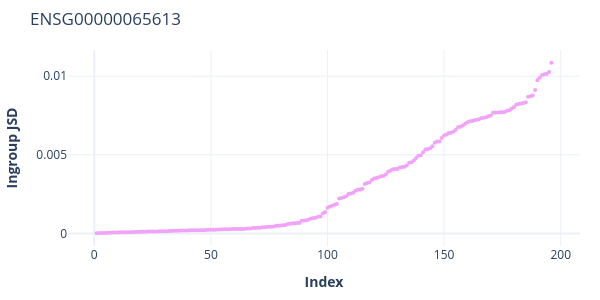

Notebook source saved alongside this figure:
### Code cell
# Create the scatter plot
fig1 = go.Figure()

# # Add ENS Differences scatter plot
# fig1.add_trace(go.Scatter(
#     x=indices_ingroup_jsd2, y=sorted(ens_ingroup_list2), mode='markers',
#     marker=dict(size=4), name='ENS Differences'))

fig1.add_trace(go.Scatter(
    x=indices_ingroup_jsd2, y=sorted(ingroup_jsd_list2), mode='markers',
    marker=dict(size=4, color = "#f0a3f8"), name='Ingroup JSD'))


# Update layout for clear visualization
fig1.update_layout(
    title=gene_name,
    xaxis_title='<b>Index</b>',
    yaxis_title='<b>Ingroup JSD</b>',
    showlegend=False,
    template='plotly_white',
    margin=dict(l=20, r=20, t=50, b=20),
    width=600,
    height=300,    
)

fig1.show()
# fig1.write_image(f'/Users/gulugulu/repos/PuningAnalysis/results/figures/ingroup_jsd_{gene_name}_full.pdf')

### Figure 1 — Plotly figure (JSON) as saved in the notebook; plotly's stock layout.template omitted (floating-point values rounded to 4 significant figures; data arrays with more than 128 entries replaced by an {"elided": "..."} marker saying what was removed)
{"data": [{"marker": {"color": "#f0a3f8", "size": 4}, "mode": "markers", "name": "Ingroup JSD", "type": "scatter", "x": {"elided": "196 int values"}, "y": {"elided": "196 float values"}}], "layout": {"height": 300, "margin": {"b": 20, "l": 20, "r": 20, "t": 50}, "showlegend": false, "title": {"text": "ENSG00000065613"}, "width": 600, "xaxis": {"title": {"text": "<b>Index</b>"}}, "yaxis": {"title": {"text": "<b>Ingroup JSD</b>"}}}}
